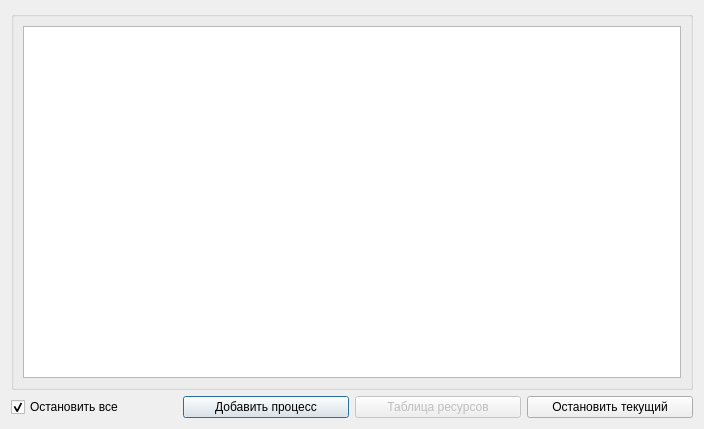
<?xml version="1.0" encoding="UTF-8"?>
<ui version="4.0">
 <class>MainDialog</class>
 <widget class="QDialog" name="MainDialog">
  <property name="geometry">
   <rect>
    <x>0</x>
    <y>0</y>
    <width>704</width>
    <height>429</height>
   </rect>
  </property>
  <property name="windowTitle">
   <string>TaskManager v0.0.1</string>
  </property>
  <layout class="QGridLayout" name="gridLayout_3">
   <item row="2" column="0">
    <layout class="QGridLayout" name="gridLayout_2">
     <item row="0" column="0">
      <widget class="QGroupBox" name="gpbMain">
       <property name="title">
        <string/>
       </property>
       <layout class="QGridLayout" name="gridLayout_6">
        <item row="0" column="0">
         <layout class="QGridLayout" name="gridLayout_5">
          <item row="0" column="0">
           <widget class="QTableView" name="tblTask"/>
          </item>
         </layout>
        </item>
       </layout>
      </widget>
     </item>
     <item row="2" column="0">
      <layout class="QGridLayout" name="gridLayout_4">
       <item row="0" column="1">
        <widget class="QPushButton" name="btnNewTask">
         <property name="text">
          <string>Добавить процесс</string>
         </property>
        </widget>
       </item>
       <item row="0" column="3">
        <widget class="QPushButton" name="btnPauseCurrent">
         <property name="text">
          <string>Остановить текущий</string>
         </property>
        </widget>
       </item>
       <item row="0" column="2">
        <widget class="QPushButton" name="btnResourceTable">
         <property name="enabled">
          <bool>false</bool>
         </property>
         <property name="text">
          <string>Таблица ресурсов</string>
         </property>
        </widget>
       </item>
       <item row="0" column="0">
        <widget class="QCheckBox" name="chkPauseAll">
         <property name="text">
          <string>Остановить все</string>
         </property>
         <property name="checkable">
          <bool>true</bool>
         </property>
         <property name="checked">
          <bool>true</bool>
         </property>
        </widget>
       </item>
      </layout>
     </item>
    </layout>
   </item>
  </layout>
 </widget>
 <resources/>
 <connections/>
</ui>
